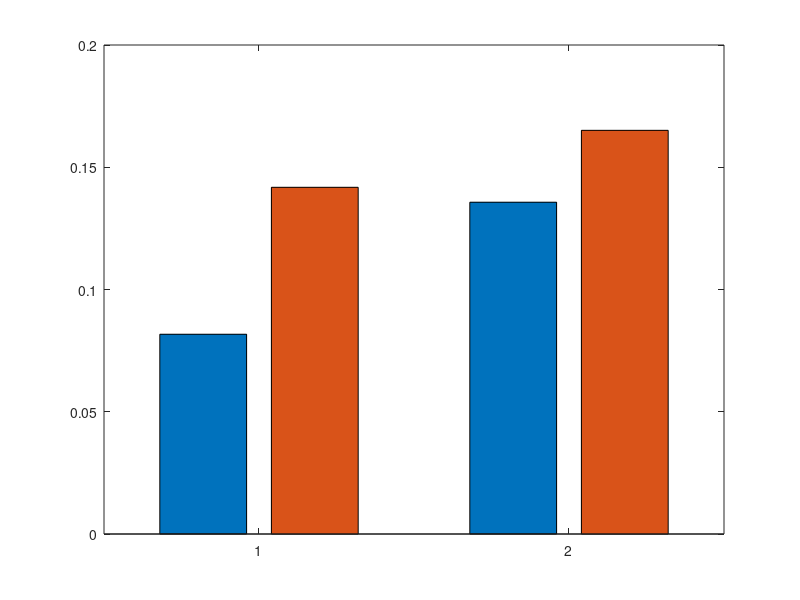

MATLAB code to generate this figure: (Note: this script raises an error after producing the figure.)


%% CMC


maxCMC_PD_res    =  [0.0817    0.0794    0.1418];
maxCMCmax_PD_scr =  [0.0538    0.0741    0.0750];
    
maxCMC_ctrl_res  =  [0.1357    0.1670    0.1651];
maxCMC_ctrl_scr  =  [0.0643    0.0666    0.0788];

% PD #18, 19, 21
updrs = [13 7 ;
         12 14;
         12 13];
     

%% Only DBS & MED

maxCMC_PD_res    =  [0.0817   0.1418];
maxCMCmax_PD_thresh =  [0.0538   0.0750];
    
maxCMC_ctrl_res  =  [0.1357   0.1651];
maxCMC_ctrl_thresh  =  [0.0643   0.0788];

%%
figure,
bar([maxCMC_PD_res; maxCMC_ctrl_res])
ylim([0 0.2])

%% Get max freq/CMC


set_1 = {'MEG0412+0413', 'MEG0422+0423', 'MEG0432+0433', 'MEG0442+0443',...
                'MEG0632+0633', 'MEG0712+0713'}
set_2 = {'MEG0412+0413', 'MEG0422+0423', 'MEG0432+0433', 'MEG0442+0443', ...
                'MEG0632+0633', 'MEG0712+0713', 'MEG0742+0743'}
set_3 = {'MEG0432+0433', 'MEG0442+0443', 'MEG0712+0713', 'MEG0742+0743', ...
                'MEG1812+1813', 'MEG1822+1823'}
set_4 = {'MEG0432+0433', 'MEG0712+0713', 'MEG0742+0743', 'MEG1822+1823'};

L_par_ch = union(union(union(set_1,set_2),set_3),set_4);

%% calculate total no of trials

for subjLoop=1:10
    for condLoop=1:7
    
        trlLenPD(subjLoop, condLoop) = length(PDdata_trl{subjLoop,condLoop}.trl);
        trlLenCtrl(subjLoop, condLoop) = length(Ctrldata_trl{subjLoop,condLoop}.trl);
        
        
    end
end

PD_coh_thresh_1 = 1-(0.01^(1./(mean(trlLenPD(6:10,1),1)-1)))
PD_coh_thresh_6 = 1-(0.01^(1./(mean(trlLenPD(5:10,6),1)-1)))
PD_coh_thresh_7 = 1-(0.01^(1./(mean(trlLenPD(5:10,7),1)-1)))


%% Ch from GGA: focal
cond_1 = {'MEG0432+0433', 'MEG0442+0443','MEG0232+0233', 'MEG1622+1623'}
cond_2 = {'MEG0432+0433', 'MEG0442+0443', 'MEG1812+1813','MEG0232+0233'}
cond_3 = {'MEG0432+0433', 'MEG0442+0443', 'MEG1812+1813'}
cond_4 = {'MEG0432+0433', 'MEG0442+0443', 'MEG1812+1813'}
cond_5 = {'MEG0432+0433', 'MEG0712+0713'}
cond_6 = {'MEG0432+0433', 'MEG0442+0443', 'MEG1812+1813', 'MEG1822+1823'}
cond_7 = {'MEG0432+0433', 'MEG0442+0443'}

ch_GGA = unique(horzcat(cond_1,cond_2,cond_3,cond_4,cond_5,cond_6,cond_7));

%%

clrOp1 = rgb('Crimson').*255
clrOp2 = rgb('DimGray').*255 %[0.4 0.4 0.4];
clrOp3 = rgb('DarkMagenta').*255

clrOp4 = rgb('DarkCyan').*255
clrOp5 = rgb('Navy').*255%[0.7 0.2 0.2];
clrOp6 = rgb('OrangeRed').*255

%%
figure(1)
cfg                 = [];
cfg.parameter       = 'powspctrm_z';
cfg.layout          = 'neuromag306cmb.lay';
cfg.channel         = ch_GGA;
cfg.graphcolor      =  [clrOp4; clrOp5; clrOp6];%[clrOp1; clrOp2; clrOp3];%
cfg.linewidth       = 4;
cfg.xlim            = [1 45];
cfg.ylim            = [0.03 0.1]
ft_singleplotER(cfg, Ctrl_CMC_grndAvg{[1,6,7]})


line([0 50], [PD_coh_thresh_1 PD_coh_thresh_1(1)], 'color', clrOp1,...
                'linewidth', 2), hold on
line([0 50], [PD_coh_thresh_6  PD_coh_thresh_6], 'color', clrOp2,...
                'linewidth', 2)
line([0 50], [PD_coh_thresh_7 PD_coh_thresh_7], 'color', clrOp3,...
    'linewidth', 2)
            
set(gca,'XTick',[0:10:50],'Fontsize',18, 'FontWeight', 'bold')
set(gca,'YTick',[0:0.05:0.15],'Fontsize',18, 'FontWeight', 'bold')
            
htitle = title('Ctrl');
set(htitle,'Fontsize',20);
set(htitle,'FontWeight','bold');
set(htitle,'Fontname','Helvetica');

hlegend = legend('PD-DBS ON', 'PD-DBS OFF (120min)','PD-MED ON')
set(hlegend,'Fontsize',18);
set(hlegend,'Fontname','Helvetica');
set(hlegend,'FontWeight','bold');
set(hlegend,'Location','Northeast');
legend boxoff

set(gca, 'Color', 'None'); % white bckgr
set(gcf, 'Color', 'None'); % white bckgr
% export_fig( gcf, 'Ctrl_CMC_singleplotGA','-painters','-pdf', '-r250' ); 
    
    

%%            
figure(2)
cfg                 = [];
cfg.parameter       = 'powspctrm';
cfg.layout          = 'neuromag306cmb.lay';
cfg.channel         = ch_GGA;
cfg.graphcolor      = [clrOp3; clrOp4];
cfg.linewidth           = 4;
cfg.xlim            = [1 45];
cfg.ylim            = [0.03 0.15]
ft_singleplotER(cfg, Ctrl_CMC_grndAvg{[1,3]})
legend('Control - condition #1', 'Control - condition #1')
line([0 50], [maxCMC_ctrl_thresh(1) maxCMC_ctrl_thresh(1)], 'color', clrOp3,...
                'linewidth', 2), hold on
line([0 50], [maxCMC_ctrl_thresh(2) maxCMC_ctrl_thresh(2)], 'color', clrOp4,...
                'linewidth', 2)
            
set(gca,'XTick',[0:10:50],'Fontsize',18, 'FontWeight', 'bold')
set(gca,'YTick',[0:0.05:0.15],'Fontsize',18, 'FontWeight', 'bold')

htitle = title('Control');
set(htitle,'Fontsize',20);
set(htitle,'FontWeight','bold');
set(htitle,'Fontname','Helvetica');

hlegend = legend('Control - DBS ON', 'Control - DBS OFF')
set(hlegend,'Fontsize',18);
set(hlegend,'Fontname','Helvetica');
set(hlegend,'FontWeight','bold');
set(hlegend,'Location','Northeast');
legend boxoff
set(gca, 'Color', 'None'); % white bckgr
set(gcf, 'Color', 'None'); % white bckgr
% export_fig( gcf, 'Ctrl_CMC_plot',...
%         '-painters','-pdf', '-r250' ); 

%% multiplotER

% figure
% 
% cfg                     = [];
% cfg.parameter           = 'powspctrm';
% cfg.layout              = 'neuromag306cmb.lay';
% cfg.graphcolor          = 'brkcmg'
% cfg.linewidth           = 1.5;
% cfg.graphcolor          = [clrOp1; clrOp2; clrOp3; clrOp4];
% % cfg.channel           = L_par_ch;

% cfg.ylim            = [0.03 0.15]
% % ft_multiplotER(cfg, ft_combineplanar([],freq_fourier))
% ft_multiplotER(cfg, PD_CMC_grndAvg{[1 3]})

figure
cfg                 = [];
cfg.parameter       = 'powspctrm_z';
cfg.layout          = 'neuromag306cmb.lay';
cfg.hlim                = [1 50];
cfg.linewidth           = 1.5;
cfg.vlim            = [0.03 0.15]
cfg.graphcolor          = [clrOp4; clrOp5; clrOp6];
ft_multiplotER(cfg, Ctrl_CMC_grndAvg{[1,6,7]});%, Ctrl_CMC_grndAvg{[1,3]})
title('Ctrl')
set(gca, 'Color', 'None'); % white bckgr
set(gcf, 'Color', 'None'); % white bckgr
export_fig( gcf, 'multiplotER-Ctrl_CMC_plot','-painters','-pdf', '-r250' ); 

%%
summ_plotVal=[mean(PD_CMC_summary([6:10],1)),mean(PD_CMC_summary([5:10],[6,7])); ...
        mean(Ctrl_CMC_summary(:,[1,6,7]))];
figure(1),
h1=bar(summ_plotVal);
% ylim([0 0.08])
set(gca,'XTick',[1 2])
set(gca,'XTickLabel',{'PD', 'Control'})
set(gca,'YTick',[0:0.05:0.2])
legend('DBS ON', 'DBS OFF(120min)','MED ON'), legend boxoff
hold on

hold on
plot([1:3], mean(updrs(:,[1 6 7])))


%%
x_vec =[1:3,6:8];
[ax,b,p] = plotyy(x_vec,reshape(summ_plotVal',1,[]),x_vec,...
    [mean(updrs(:,[1 6 7])) NaN NaN NaN],'bar','plot');

set(ax(2),'XTick',[2 7]); 
set(ax(2),'XtickLabel', [])
set(ax(2),'XTickLabel',{'PD', 'Control'})

% xlim([0 3])
ylim(ax(1), [0 0.1])
set(ax(1),'YTick',[0:0.02:0.1]); 
set(ax(1),'YTickLabel',[0:0.02:0.1])

ylim(ax(2), [-20 50])
set(ax(2),'YTick',[0:10:40]); 
set(ax(2),'YTickLabel',[0:10:40])

set(gca, 'Color', 'None'); % white bckgr
set(gcf, 'Color', 'None'); % white bckgr
export_fig( gcf, 'barplot_all',...
        '-painters','-pdf', '-r250' ); 

%% Topo Coh - Alpha/beta/gamma

cfg                 = [];
cfg.parameter       = 'powspctrm_z';
cfg.layout          = 'neuromag306cmb.lay';
% cfg.graphcolor      = 'brkcmgy';
cfg.channel         = {'all', '-MEG1722+1723'};%ch_GGA;
% cfg.zlim = [2e-24 10e-24] %beta
% cfg.zlim = [2.5e-24 5e-23] %gamma
% cfg.zlim = [1e-24 4e-24] %High gamma
% cfg.hlim = [13:30];
cfg.contournum          = 4;
 cfg.gridscale = 200;
cfg.zlim            = [0.02 0.06]
cfg.colorbar = 'no';
% loop=1;
% hFig=figure;
% set(hFig, 'Position', [100 50 1556 1000]);


for condLoop= 1
       hFig=figure(condLoop);
        set(hFig, 'Position', [100 50 1000 1000]);  
        ft_topoplotER(cfg, Ctrl_CMC_beta_grndAvg{condLoop})
        title(['Ctrl-',num2str(condLoop)])
        set(gcf, 'Color', 'None'); % white bckgr
        set(gca, 'Color', 'None'); % white bckgr

        export_fig( gcf, ['Ctrlcghk-',num2str(condLoop)],'-painters','-png', '-r100' ); 

  end
% suptitle('GGA-beta-CMC-Norm')


%% CMC Summary from individual

cfg_sel      = [];
cfg_sel.frequency = 1;

chan_pos_L = match_str(PDcoh_beta_cmb{1}.label, ch_GGA);
% chan_pos_R = match_str(PDcoh_cmb{1}.label, R_par_ch);

freq_range = 'beta'
foi=[13,30]; supText = [freq_range,'FT-CMC-mtm '];
% foi_pts = find(Ctrlcoh_beta_cmb{1,1}.freq>=foi(1) & Ctrlcoh_beta_cmb{1,1}.freq<=foi(2));
time_vector = [1 2 3 4 5 6 8];

for subjLoop = 1:10
    for condLoop = 1:7
    
%         [temp_maxCMCPD, PDmaxFreq]    = max(PDcoh_cmb{subjLoop, condLoop}.powspctrm(chan_pos_L,foi_pts), [], 2);
%         PD_CMC_summary(subjLoop,condLoop)      = mean(temp_maxCMCPD);
%         
%         [temp_maxCMCPD_Ipsi, PDmaxFreq_Ipsi]    = max(PDcoh_cmb{subjLoop, condLoop}.powspctrm(chan_pos_R,foi_pts), [], 2);
%         PD_CMC_summary_Ipsi(subjLoop,condLoop)      = mean(temp_maxCMCPD_Ipsi);
% 
%         [temp_maxCMCCtrl, CtrlmaxFreq]    = max(Ctrlcoh_cmb{subjLoop, condLoop}.powspctrm(chan_pos_L,foi_pts), [], 2);
%         Ctrl_CMC_summary(subjLoop,condLoop)      = mean(temp_maxCMCCtrl);
%         
%         [temp_maxCMCCtrl_Ipsi, CtrlmaxFreq_Ipsi]    = max(Ctrlcoh_cmb{subjLoop, condLoop}.powspctrm(chan_pos_R,foi_pts), [], 2);
%         Ctrl_CMC_summary_Ipsi(subjLoop,condLoop)      = mean(temp_maxCMCCtrl_Ipsi);
%         
        PD_CMC_summary(subjLoop,condLoop)    = ...
            eval(['mean(PDcoh_', freq_range,'_cmb{subjLoop, condLoop}.powspctrm_z(chan_pos_L));']);
%         PD_CMC_summary_Ipsi(subjLoop,condLoop) =...
%             eval(['mean(PDcoh_', freq_range,'_cmb{subjLoop, condLoop}.powspctrm(chan_pos_R));']);
        Ctrl_CMC_summary(subjLoop,condLoop)      = ...
            eval(['mean(Ctrlcoh_', freq_range,'_cmb{subjLoop, condLoop}.powspctrm_z(chan_pos_L));']);
%         Ctrl_CMC_summary_Ipsi(subjLoop,condLoop)      = ...
%             eval(['mean(Ctrlcoh_', freq_range,'_cmb{subjLoop, condLoop}.powspctrm(chan_pos_R));']);

    end
end

%%

clrOp1 = rgb('dodgerBlue');%[0.7 0.2 0.2];
clrOp2 = rgb('DimGray');%[0.4 0.4 0.4];
time_vector = [1:6,8]
axis_set = [0.5 8.5 0.02 0.07]
% axis_set = [0.5 7.5 0 1.5]
conds = [1:7];
PD_subjs = [5:10];
hold on
% subplot(2,1,1)
% p1=plot((PD_CMC_summary(PD_subjs,conds))', '-o'); hold on


% subplot(2,1,2)
% p2=plot((Ctrl_CMC_summary(:,conds))', '-o'); hold on
e2=errorbar(time_vector,mean(Ctrl_CMC_summary(:,conds)),sem(Ctrl_CMC_summary(:,conds)), '-s');
set(e2,'LineWidth', 4.5 )
set(e2, 'MarkerSize', 18,'Color', clrOp2 , 'MarkerFaceColor', clrOp2 , ...
    'MarkerEdgeColor', clrOp2);
axis(axis_set), %title('Control-Contra-mean');


e1 = errorbar(time_vector,mean(PD_CMC_summary(PD_subjs,conds)),sem(PD_CMC_summary(PD_subjs,conds)),'-o');
axis(axis_set), %title('PD-Contra-mean');
set(e1,'LineWidth', 4.5 )
set(e1, 'MarkerSize', 18,'Color', clrOp1 , 'MarkerFaceColor', clrOp1 , ...
    'MarkerEdgeColor', clrOp1);


set(gca,'XTick',[1:6 8])
% set(gca,'XTickLabel',[])
set(gca,'Fontsize', 18, 'fontname', 'Helvetica','FontWeight','bold');


xTick = [1:6 8];
set(gca,'xtick',xTick);
yTick = get(gca,'ytick');
set(gca,'xticklabel',[]);
xTickLabel = {{'DBS ON'}, {'DBS OFF';'(0min)'}, {'DBS OFF';'(30min)'},{'DBS OFF','(60min)'},...
    {'DBS OFF','(90min)'},{'DBS OFF','(120min)'}, 'Med ON'};
for k = 1:length(xTick)
    text(xTick(k),yTick(1)-0.04*(yTick(end)-yTick(1)-0.5),xTickLabel{k},...
        'HorizontalAlignment','center', 'Fontsize', 14, 'fontname', 'Helvetica',...
        'FontWeight','bold');
end
% set(gca,'XTickLabel',...
%     {'DBS ON', 'DBS OFF(0min)', 'DBS OFF(30min)', 'DBS OFF(60min)', 'DBS OFF(90min)'...
%     'DBS OFF(120min)', '','MED ON'},'fontsize', 10, 'fontname', 'Helvetica') ;

set(gca,'YTick',[0:0.02:0.08])
set(gca,'YTickLabel',[0:0.02:0.08])
set(gca,'Fontsize', 18)
set(gca,'Fontweight','bold');
set(gca,'Fontname','Helvetica');

hxlabel = xlabel('Conditions')
set(hxlabel,'Fontsize',24);
set(hxlabel,'FontWeight','bold');
set(hxlabel,'Fontname','Helvetica');


hylabel = ylabel('Beta CMC')
set(hylabel,'Fontsize',24);
set(hylabel,'FontWeight','bold');
set(hylabel,'Fontname','Helvetica');

hlegend = legend({'Control','PD'});
% hlegend = legend({'UPDRS III'},'Interpreter','latex');
set(hlegend,'Fontsize',18);
set(hlegend,'Fontname','Helvetica');
set(hlegend,'Location','Northeast');
legend boxoff


hxlabel = xlabel('Conditions')
set(hxlabel,'Fontsize',24);
set(hxlabel,'FontWeight','bold');
set(hxlabel,'Fontname','Helvetica');

htitle = title('Beta - CMC');
set(htitle,'Fontsize',24);
set(htitle,'FontWeight','bold');
set(htitle,'Fontname','Helvetica');
% 
export_fig -painters -r600 -q101 beta_CMC_trend.pdf
set(gcf, 'Color', 'None'); % white bckgr
set(gca, 'Color', 'None'); % white bckgr

%%  UPDRS


%% UPDRS- Mean=/- SEM

figure
% contS = [1:10];
subjP = [1:6];
time_vector = [1 2 4 6 8];
clrOpUpdrs = rgb('dodgerBlue');
e1=errorbar(time_vector, mean(updrs(subjP,[1 2 4 6 7]),1), ...
    sem(updrs(subjP,[1 2 4 6 7])), '-ro' );
set(e1, 'MarkerSize', 18,'Color', clrOpUpdrs , 'MarkerFaceColor', clrOpUpdrs , ...
    'MarkerEdgeColor', clrOpUpdrs);
set(e1,'LineWidth', 4.5 )
% hold on
% e2=errorbar(time_vector, mean(gammaControlmean(contS,:),1),  sem(gammaControlmean(contS,:)), '-b.')
% set(e2,'LineWidth', 2.5 ) 
xlim([0.5 8.5])
ylim([0 40])

set(gca,'XTick',[1 2 3 4 5 6 8])
% set(gca,'XTickLabel',[])
set(gca,'YTick',[0:10:40])
% set(gca,'YTickLabel',[])
set(gca,'XTickLabel',...
    {'Stim ON', 'StimOFF(0min)', 'StimOFF(30min)', 'StimOFF(60min)', 'StimOFF(90min)'...
    'StimOFF(120min)', '','MedON'},'fontsize', 10, 'fontname', 'Georgia') ;
xTick = time_vector;
set(gca,'xtick',xTick);
yTick = get(gca,'ytick');
set(gca,'xticklabel',[]);
xTickLabel = {{'DBS ON'}, {'DBS OFF';'(0min)'}, {'DBS OFF';'(60min)'},{'DBS OFF';'(120min)'},...
    'Med ON'};
for k = 1:length(xTick)
    text(xTick(k),yTick(1)-0.04*(yTick(end)-yTick(1)+0.5),xTickLabel{k},...
        'HorizontalAlignment','center', 'Fontsize', 14, 'fontname', 'Helvetica',...
        'FontWeight','bold');
end


hxlabel = xlabel('Conditions')
set(hxlabel,'Fontsize',24);
set(hxlabel,'FontWeight','bold');
set(hxlabel,'Fontname','Helvetica');

hylabel = ylabel('UPDRS III  (Mean \pm SEM)')
set(hylabel,'Fontsize',24);
set(hylabel,'FontWeight','bold');
set(hylabel,'Fontname','Helvetica');
% 
set(gca,'YTickLabel',[0:10:40])
set(gca,'Fontsize', 18)
set(gca,'Fontweight','bold');
set(gca,'Fontname','Helvetica');
% 
htitle = title('Clinical motor state');
set(htitle,'Fontsize',24);
set(htitle,'FontWeight','bold');
set(htitle,'Fontname','Helvetica');


% axis([0.5 8.5 0.5 1]);
% hlegend = legend('PD (n=10)');
% % hlegend = legend({'UPDRS III'},'Interpreter','latex');
% set(hlegend,'Fontsize',18);
% set(hlegend,'Fontname','Helvetica');
% set(hlegend,'Location','Northeast');
% legend boxoff

set(0,'defaultAxesFontName', 'Calibri')
set(gca, 'Color', 'None'); % white bckgr
set(gcf, 'Color', 'None'); % white bckgr
% export_fig -painters -r600 -q101 UPDRS-SEM.pdf
box off
export_fig( gcf, 'UPDRS_new','-transparent', ...
        '-painters','-pdf', '-r250' ); 
% saveas(gcf, 'UPDRS-trans.pdf', 'pdf') 

%% plotyy

fig = figure(1);
time_vector = [1 2 3 4 5 6 8];
PDsubjs = [5:10];
set(fig, 'Position', [10 80 1024 800]);
clf(fig)
hold on;
[AX,H1,H2] = plotyy([time_vector; time_vector]' , ...
    [mean(PD_CMC_summary(PDsubjs,:)), mean(PD_CMC_summary(PDsubjs,:))],...
    time_vector, updrs(:,[1 2 3 4 5 6 7]));

set(H1(1), 'linestyle', '-', 'Marker', 'x', 'color', 'r', 'linewidth', 2);
set(H1(2), 'linestyle', '-', 'Marker', 'o', 'color', 'b', 'linewidth', 2);
set(H2, 'linestyle', '--','Marker', 'v',  'color', 'k', 'linewidth', 2);

errorbar(time_vector, mean(PDITC_meanNeigh([1:10],:),1),  sem(PDITC_meanNeigh([1:10],:)), 'r.');
errorbar(time_vector+0.1, ...
    mean(conITC_meanNeigh([1:10],:),1),  sem(conITC_meanNeigh([1:10],:)), 'b.');

set(fig, 'CurrentAxes', AX(2));
hold on
errorbar([1 2 4 8], mean(updrs(:,[1 2 4 6 7]),1), ...
    sem(updrs(:,[1 2 4 6 7])), '.k');












